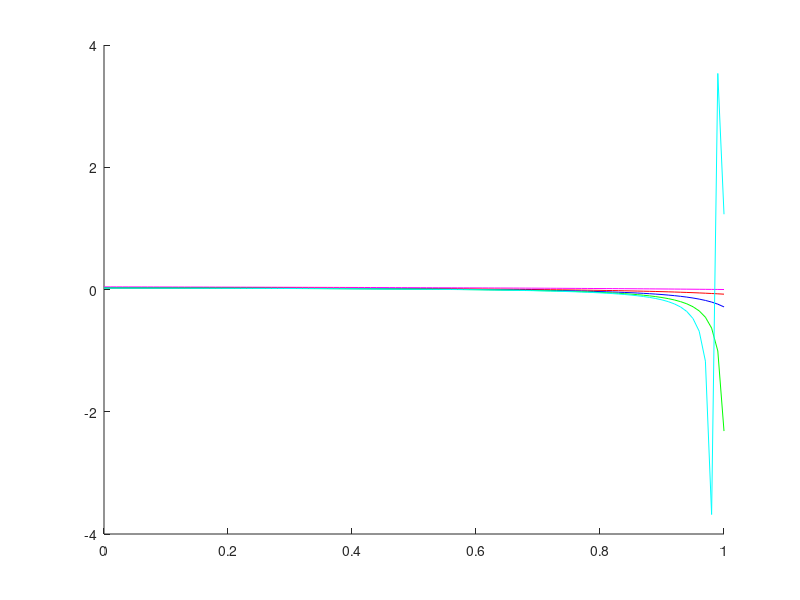

The MATLAB script that drew this image:
%%%%%%%%%%%%%%%%%%%%%%% PLOT 1 %%%%%%%%%%%%%%%%%%%%%%
% clear
% count =1;
% colorcode=['m','r','b','g','c','k','y'];
% rate = 0.3;
% stages=4;
% i=1:stages;
% x(i)=rate.^i;
% ga= 0:0.1:1;
% plot(ga,(1-ga) / (7) ,colorcode(1))
% for i = 2: stages
%     temp = 1+sum(x(1:i));
%     hold on;
%     plot(ga,(1-temp*ga) / (temp*7) ,colorcode(i))
%     axis([0 1 0 0.15])
% end

%%%%%%%%%%%%%%%%%%%%%%%%% PLOT 2 %%%%%%%%%%%%%%%%%%%%%

% clear
% k=6;
% colorcode=['m','r','b','g','c','k','y'];
% a=1;
% %for x=1:2
% g = -0.2;
% j = -0.2;
% for level=1:6
% L=0.01;
% g=g+0.2;
% j=j+0.2;
% for i = 1:100 
% %rho(i) = (-(g + g*j + a*k*l - a*g*k*l) + sqrt(4*a*g*k*l*(1-a*(g*j+k*l)) +(a*k*l + g*(1+j-a*k*l))^2) ) / (2*a*g*k*l);
% rho(i) = (-(-k*a*g*L+k*a*L+g*j+g) + sqrt( (-k*a*g*L+k*a*L+g*j+g)^2 - 4*k*a*g*L*(-g*j*a-k*a*L+1)) )/(2*k*a*g*L);
%  v (i) = (g*rho(i))/(1+rho(i)*g);
% L=L+0.01;
% end
% hold on;
% %subplot(2,5,(x-1)*5+level),
% plot(0:0.01:0.99,rho,colorcode(level));
% %hold on;
% %subplot(2,5,(x-1)*5+level),plot(0:0.01:0.99,v);
% axis([0 1 0 1])
% end
% a=1.4710;
% %end
%%%%%%%%%%%%%%%%%%%%%%%%% PLOT 3 %%%%%%%%%%%%%%%%%%%%%%
% clear
% prod =0.0;
% colorcode=['m','r','b','g','c','k','y'];
% for medium =1:4
% prod =prod + 0.3*0.3;
% i=1;
% for rate = 0:0.01:1
%     a=1+rate^1+rate^2+rate^3+rate^4+rate^5+rate^6+rate^7+rate^8;
%     la(i)=(1-a*(prod))/(a*6);
%     i=i+1;
% end
% hold on
% subplot(2,2,4),plot(0.:0.01:1,la(:),colorcode(medium));
% axis([0 1 0 0.2])
% end
%%%%%%%%%%%%%%%%%%%%%%%% PLOT 4 %%%%%%%%%%%%%%%%%%%%%%
clear
avK = 10;
avK2 = 232;
count =1;
colorcode=['m','r','b','g','c','k','y'];
rate = 0.45;
stages=4;
i=1:stages;
x(i)=rate.^i;
i=0;
ga= 0:0.01:1;
%plot(ga,(1-ga) / (7) ,colorcode(1))
for i = 0: stages
    temp = 1+sum(x(1:i))
    hold on;
    deno = (( (ga*temp*(avK^2 - avK2))+ avK2)*temp)
 plot(ga(:), ((1-ga*temp)*avK)./deno,colorcode(i+1))
  %axis([0 1 0 1])
end
